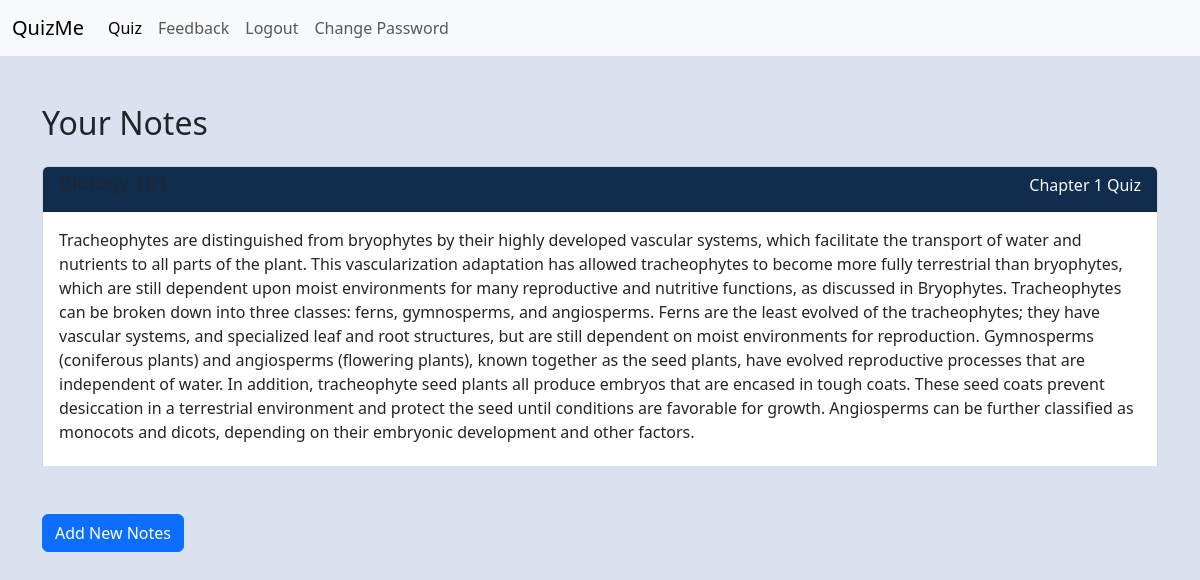
The page /notes (signed in) on the database its author committed.
### main.py (models this page shows)
class NoteList(db.Model):
    __tablename__ = "note_lists"
    id: Mapped[int] = mapped_column(Integer, primary_key=True)
    user_id: Mapped[int] = mapped_column(Integer, db.ForeignKey("users.id"))
    class_name: Mapped[str] = mapped_column(String(250), unique=False, nullable=False)
    title: Mapped[str] = mapped_column(String(250))
    content: Mapped[str] = mapped_column(String())

### main.py (the view, shortened to what this page needs)
@app.route('/notes', methods=["GET", "POST"])
def notes():
    form = NoteInput()
    user_notes = NoteList.query.filter_by(user_id=current_user.id).all()
    return render_template("notes.html", form=form, notes=user_notes)

### main.py (called while the page is built)
@login_manager.user_loader
def load_user(user_id):
    return db.get_or_404(User, user_id)

### templates/notes.html (shortened to what this page needs)
{% include "header.html" %}
{% if notes %}
    <div class="container mt-5">
        <h2 class="mb-4">Your Notes</h2>
        <div class="notes-container" style="max-height: 300px; overflow-y: auto;">
            {% for note in notes %}
                <div class="card mb-3">
                    <div class="card-header">
                        <h5 class="card-subtitle mb-2 text-muted">{{ note.class_name }}</h5>
                        <h6 class="card-title">{{ note.title }}</h6>
                    </div>
                    <div class="card-body">
                        {{ note.content | safe }}
                    </div>
                </div>
            {% endfor %}
        </div>
    </div>
{% else %}
    <div class="container mt-5">
        <p>You haven't added any notes yet. Use the "Add New Note" button to get started!</p>
    </div>
{% endif %}
<div class="container mt-5">
    <button type="button" class="btn btn-primary" data-bs-toggle="modal" data-bs-target="#addNoteModal">
        Add New Notes
    </button>
</div>

### static/css/style.css (style rules this page uses)
:root { --primary-color: #F9F7F7; --secondary-color: #DBE2EF; --tertiary-color: #3F72AF; --quaternary-color: #112D4E; }

### rows shown on the page
NoteList: title "Chapter 1 Quiz", content "Tracheophytes are distinguished from bryophytes by their highly developed vascular systems, which facilitate the transport of water and nutrients to all parts of the plant. This vascularization adaptation has allowed tracheophytes to become more fully terrestrial than bryophytes, which are still dependent upon moist environments for many reproductive and nutritive functions, as discussed in Bryophytes. Tracheophytes can be broken down into three classes: ferns, gymnosperms, and angiosperms. Ferns are the least evolved of the tracheophytes; they have vascular systems, and specialized leaf and root structures, but are still dependent on moist environments for reproduction. Gymnosperms…"
